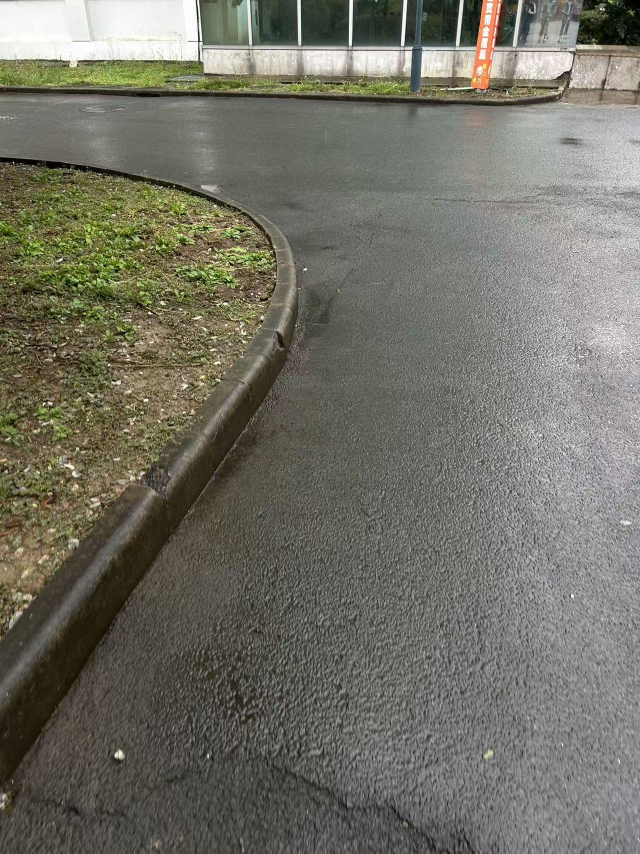
#> input picture Test_image/02ccf5dbb6d84de562b3238c91630523.jpg, 1280 x 1707 px (shown at 1/2 size)
$ python prelabel_reflection.py --photos ../../Test_image --out out
#> lines starting #> are read from the running program, lines starting #| are printed output that depends on the picture; after the words box and inside, x2 and y2 are one past the last pixel; in counts of white or black regions, pixels touching at a corner belong together
### model/waterwatch/demo_watch.py
"""Folder-watching demo pipeline: photos in -> ONNX inference -> marked regions -> judgment.

Scans an inbox folder (one-shot or watch mode), runs the ponding ONNX model through
the same runner the web backend uses, draws numbered boxes around each suspected
water patch (the "planned regions"), applies transparent three-level judgment
rules, and writes a standalone HTML gallery plus JSON report into a timestamped
outbox folder. Judgments are leads for manual review, never water-depth or
safety conclusions.
"""

from __future__ import annotations

import argparse
import json
import shutil
import subprocess
import sys
import time
import webbrowser
from datetime import datetime
from pathlib import Path

import cv2
import numpy as np

DEFAULT_MODEL_DIR = Path("artifacts/onnx")
DEFAULT_PYTHON = Path("D:/anaconda/envs/waterseg/python.exe")
DEFAULT_RUNNER = Path(__file__).resolve().parents[2] / "Web/backend/scripts/run_water_onnx.py"
SUPPORTED = {".jpg", ".jpeg", ".png", ".bmp", ".webp"}
INTERPRETATION = "判断依据为像素占比与连通斑块数的阈值规则；疑似区域是待人工核查线索，占比不是面积，也不是水深、水位或堤防安全结论。"


# [6 lines left out: function imread_unicode, not called in this run]


def imwrite_unicode(path: Path, image: np.ndarray) -> None:
    ok, encoded = cv2.imencode(".png", image)
    if not ok:
        raise ValueError(f"无法编码 PNG：{path}")
    path.write_bytes(encoded.tobytes())

LEVELS = {
    "high": ("疑似积水较多 · 建议现场核查", "#c0290f"),
    "mid": ("少量疑似 · 建议复核照片", "#c98514"),
    "low": ("未见明显疑似", "#2c7a3d"),
}


# [103 lines left out: functions judge, draw_boxes, run_runner, html_report, not called in this run]


def heuristic_reflection_mask(rgb: np.ndarray, threshold: float, min_pixels: int) -> tuple[np.ndarray, int]:
    """Classical bright/low-saturation/smooth reflection cue; a heuristic, not a model.

    Same cue as waterwatch.features reflection_cue. Catches sky-reflecting water
    but also fires on sky and pale smooth surfaces; always show alongside the
    model verdict and never call it a detection.
    """
    hsv = cv2.cvtColor(rgb, cv2.COLOR_RGB2HSV).astype(np.float32)
    gray = cv2.cvtColor(rgb, cv2.COLOR_RGB2GRAY).astype(np.float32) / 255.0
    mean = cv2.GaussianBlur(gray, (7, 7), 0)
    square_mean = cv2.GaussianBlur(gray * gray, (7, 7), 0)
    texture = np.sqrt(np.maximum(square_mean - mean * mean, 0))
    saturation = hsv[:, :, 1] / 255.0
    brightness = hsv[:, :, 2] / 255.0
    cue = brightness * (1.0 - saturation) * np.exp(-10.0 * texture)
    mask = (cue > threshold).astype(np.uint8)
    kernel = np.ones((3, 3), np.uint8)
    mask = cv2.morphologyEx(mask, cv2.MORPH_OPEN, kernel)
    count, labels, stats, _ = cv2.connectedComponentsWithStats(mask, connectivity=8)
    kept = 0
    for index in range(1, count):
        if stats[index, cv2.CC_STAT_AREA] >= min_pixels:
            kept += 1
        else:
            mask[labels == index] = 0
    return mask * 255, kept


# [127 lines left out: functions draw_heuristic, process_batch, scan, main, not called in this run]


# [2 lines that do not run on import are left out]

### model/waterwatch/prelabel_reflection.py
"""Pre-annotate local ponding photos as labelme polygons from the reflection cue.

Generates one labelme JSON per photo (label "water") from the classical
bright/low-saturation/smooth cue, so labellers only need to fix, add and delete
polygons in labelme instead of drawing from scratch. Also writes a preview PNG
per photo. Pre-annotations are deliberately generous (low threshold): deleting a
wrong polygon is faster than drawing a missed one.

Workflow:
    python -m waterwatch.prelabel_reflection --photos data/local_raw --out data/local_labelme
    # open data/local_labelme in labelme, fix polygons, keep label "water"
    python -m waterwatch.mask-from-labelme ... (per file, task shoreline)  -> masks/
"""

from __future__ import annotations

import argparse
import json
from datetime import datetime, timezone
from pathlib import Path

import cv2
import numpy as np

from .demo_watch import imread_unicode, imwrite_unicode, heuristic_reflection_mask

SUPPORTED = {".jpg", ".jpeg", ".png", ".bmp", ".webp"}
LABEL = "water"


def mask_to_polygons(mask: np.ndarray, min_area: int = 300, epsilon_ratio: float = 0.003) -> list[list[list[float]]]:
    contours, _ = cv2.findContours(mask, cv2.RETR_EXTERNAL, cv2.CHAIN_APPROX_SIMPLE)
    polygons = []
    for contour in contours:
        if cv2.contourArea(contour) < min_area:
            continue
        epsilon = epsilon_ratio * cv2.arcLength(contour, True)
        approx = cv2.approxPolyDP(contour, epsilon, True)
        if len(approx) < 3:
            continue
        polygons.append([[round(float(point[0][0]), 1), round(float(point[0][1]), 1)] for point in approx])
    return polygons


def labelme_document(name: str, width: int, height: int, polygons: list[list[list[float]]]) -> dict:
    return {
        "version": "5.3.1",
        "flags": {},
        "shapes": [{"label": LABEL, "points": polygon, "group_id": None,
                    "shape_type": "polygon", "flags": {}} for polygon in polygons],
        "imagePath": name,
        "imageData": None,
        "imageHeight": height,
        "imageWidth": width,
    }


def main() -> None:
    parser = argparse.ArgumentParser(description=__doc__)
    parser.add_argument("--photos", type=Path, required=True, help="folder of photos to pre-annotate")
    parser.add_argument("--out", type=Path, required=True, help="output folder for labelme JSONs and previews")
    parser.add_argument("--threshold", type=float, default=0.5, help="deliberately low to over-propose regions")
    parser.add_argument("--min-pixels", type=int, default=150)
    parser.add_argument("--min-area", type=int, default=300, help="minimum polygon area in pixels")
    args = parser.parse_args()
    photos = args.photos.resolve()
    out = args.out.resolve()
    out.mkdir(parents=True, exist_ok=True)
    (out / "previews").mkdir(exist_ok=True)
    paths = sorted(p for p in photos.iterdir() if p.suffix.lower() in SUPPORTED)
    if not paths:
        raise SystemExit(f"{photos} 中没有可识别的照片")
    summary = []
    for path in paths:
        data = np.fromfile(str(path), dtype=np.uint8)
        image = cv2.imdecode(data, cv2.IMREAD_COLOR)
#> image is the input picture: shape (1707, 1280, 3); mean B, G, R 101.6, 112.8, 114.1
        if image is None:
            raise ValueError(f"无法解码：{path.name}")
        height, width = image.shape[:2]
        rgb = cv2.cvtColor(image, cv2.COLOR_BGR2RGB)
        mask, patches = heuristic_reflection_mask(rgb, args.threshold, args.min_pixels)
#> in heuristic_reflection_mask, `hsv = cv2.cvtColor(rgb, cv2.COLOR_RGB2HSV).astype(np.float32)`:
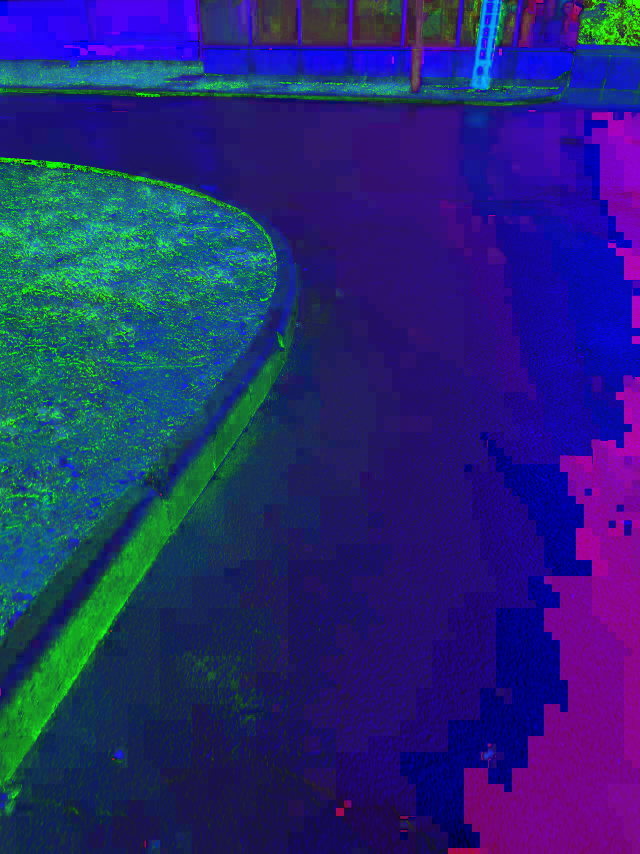
#> hsv: shape (1707, 1280, 3) float32 (shown at 1/2 size); mean R, G, B 37.3, 39.5, 115.5
#> in heuristic_reflection_mask, `square_mean = cv2.GaussianBlur(gray * gray, (7, 7), 0)`:
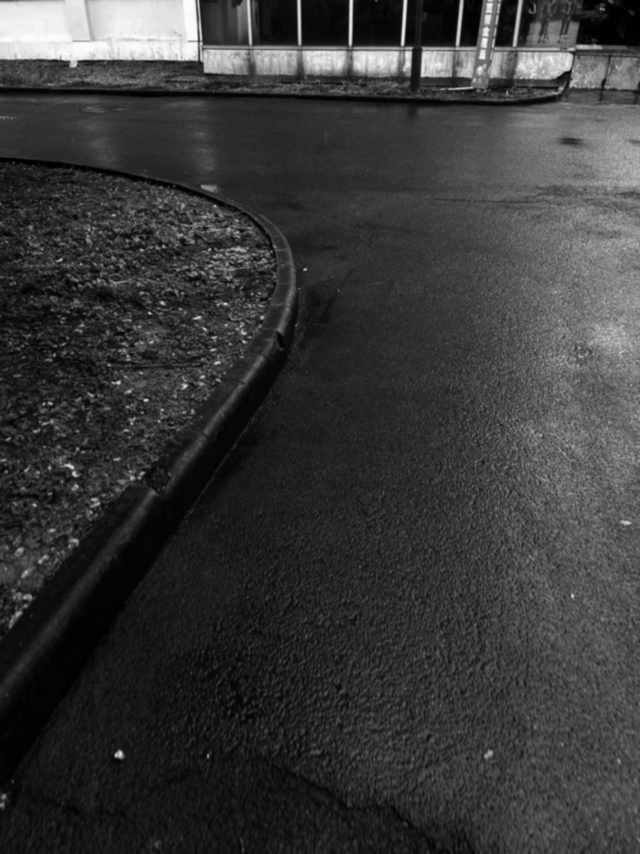
#> square_mean: shape (1707, 1280) float32 (shown at 1/2 size); min 3.84e-05, max 0.998, mean 0.226
#> in heuristic_reflection_mask, `saturation = hsv[:, :, 1] / 255.0`:
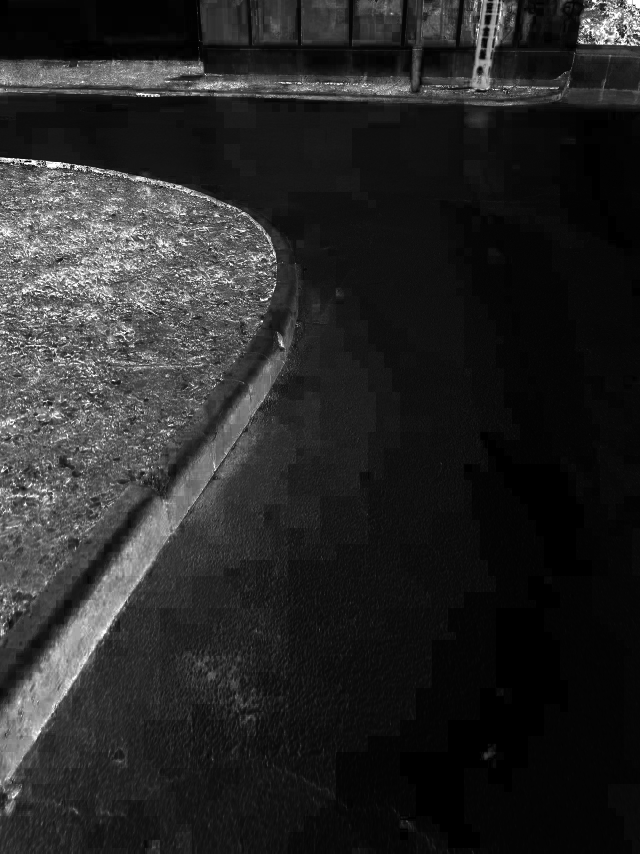
#> saturation: shape (1707, 1280) float32 (shown at 1/2 size); min 0, max 1, mean 0.155
#> in heuristic_reflection_mask, `cue = brightness * (1.0 - saturation) * np.exp(-10.0 * texture)`:
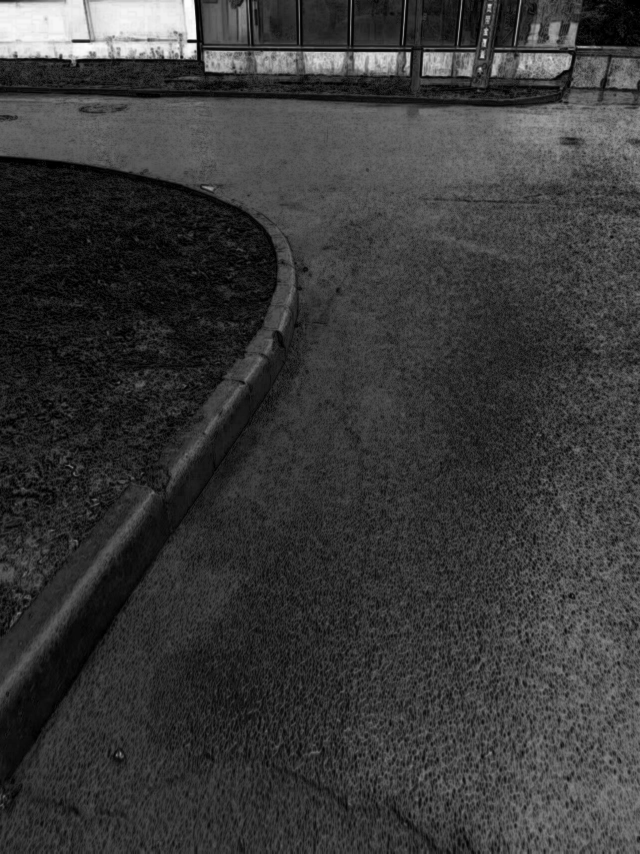
#> cue: shape (1707, 1280) float32 (shown at 1/2 size); min 0, max 0.996, mean 0.223
#> in heuristic_reflection_mask, `count, labels, stats, _ = cv2.connectedComponentsWithStats(mask, conne..`:
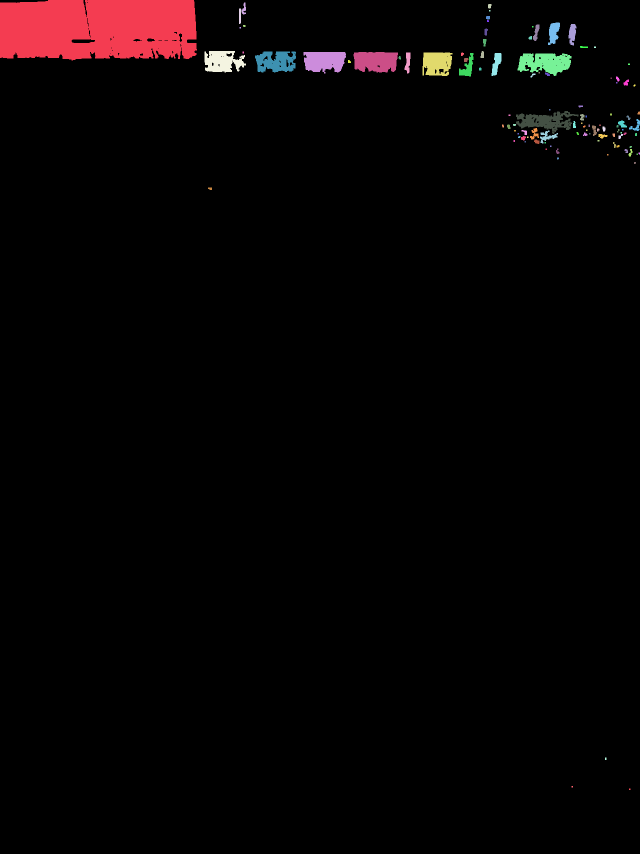
#> labels: shape (1707, 1280) int32 (shown at 1/2 size); 109 distinct labels, from 0 to 108; one colour per label, 0 black
#> in heuristic_reflection_mask, `count, labels, stats, _ = cv2.connectedComponentsWithStats(mask, conne..`: count = 109; stats = 109 rows, first 6: [0, 0, 1280, 1707, 2114869], [0, 0, 394, 121, 43762], [484, 5, 8, 24, 118], [976, 8, 7, 9, 55], [478, 17, 5, 31, 128], [978, 20, 3, 3, 9]
#> after the loop in heuristic_reflection_mask, `for index in range(1, count):`:
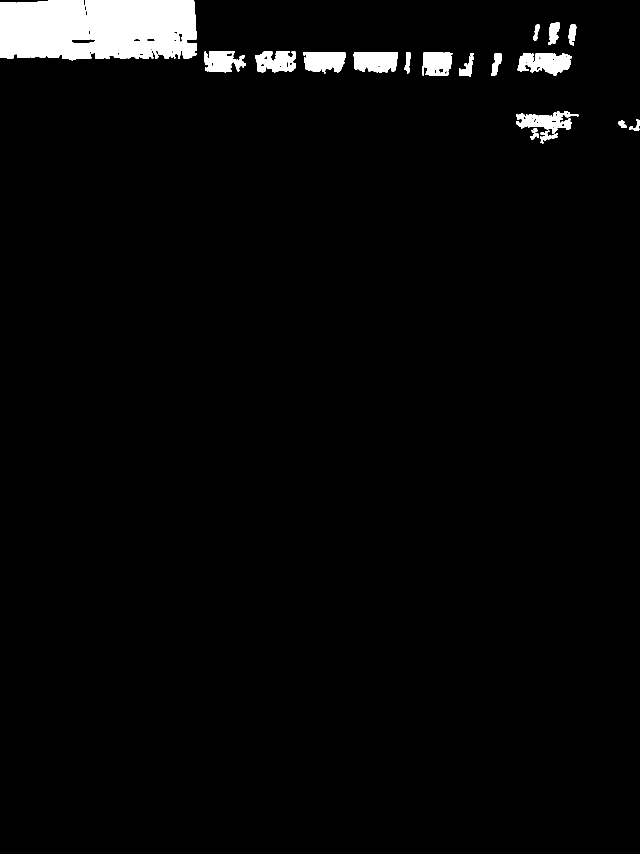
#> mask: shape (1707, 1280) (shown at 1/2 size); values 0 (black) and 1 (white), 3.1% white; 18 white regions, largest, box (x1, y1, x2, y2) and area: (0, 0, 394, 121) 43762, (1035, 107, 1143, 152) 3365, (707, 104, 796, 145) 3157
#> after the loop in heuristic_reflection_mask, `for index in range(1, count):`: kept = 18
#> mask: shape (1707, 1280); 3.1% white; 18 white regions
#> patches = 18
        polygons = mask_to_polygons(mask, min_area=args.min_area)
#> in mask_to_polygons, `contours, _ = cv2.findContours(mask, cv2.RETR_EXTERNAL, cv2.CHAIN_APPR..`: contours = 18 contours; largest, box (x1, y1, x2, y2) and area: (0, 0, 394, 121) 43729, (1035, 107, 1143, 152) 3255, (707, 104, 796, 145) 3038, (607, 104, 692, 147) 2798, (1032, 222, 1157, 268) 2579
#> the loop in mask_to_polygons, `for contour in contours:` made 18 passes
#> epsilon on passes 5, 6, 7, 8, 9, 11, 12, 13: 1.63, 1.19, 0.363, 0.495, 0.825, 0.845, 0.859, 1.04
#> after the loop in mask_to_polygons, `for contour in contours:`: polygons = 12 items
#> polygons = 12 items
        document = labelme_document(path.name, width, height, polygons)
#> document = 7 items
        (out / (path.stem + ".json")).write_text(
            json.dumps(document, ensure_ascii=False, indent=2), encoding="utf-8")
        preview = image.copy()
        cv2.drawContours(preview, [np.array(polygon, dtype=np.int32) for polygon in polygons], -1, (0, 140, 255), 3)
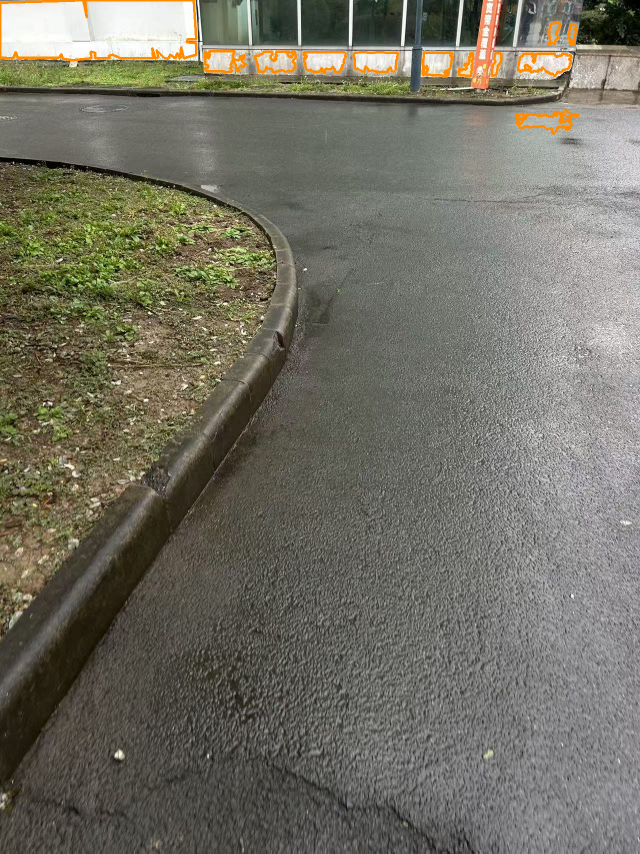
#> preview: shape (1707, 1280, 3) (shown at 1/2 size); 0.84% of pixels changed, all inside (x1, y1, x2, y2) = (0, 0, 1159, 270)
        imwrite_unicode(out / "previews" / f"{path.stem}__preview.png", preview)
        summary.append({"name": path.name, "polygons": len(polygons), "cue_pixels": float((mask > 0).mean())})
        print(f"{path.name}: {len(polygons)} 个预标注多边形", flush=True)
#| 02ccf5dbb6d84de562b3238c91630523.jpg: 12 个预标注多边形
#> pass 2 of the loop in main, `for path in paths:`:
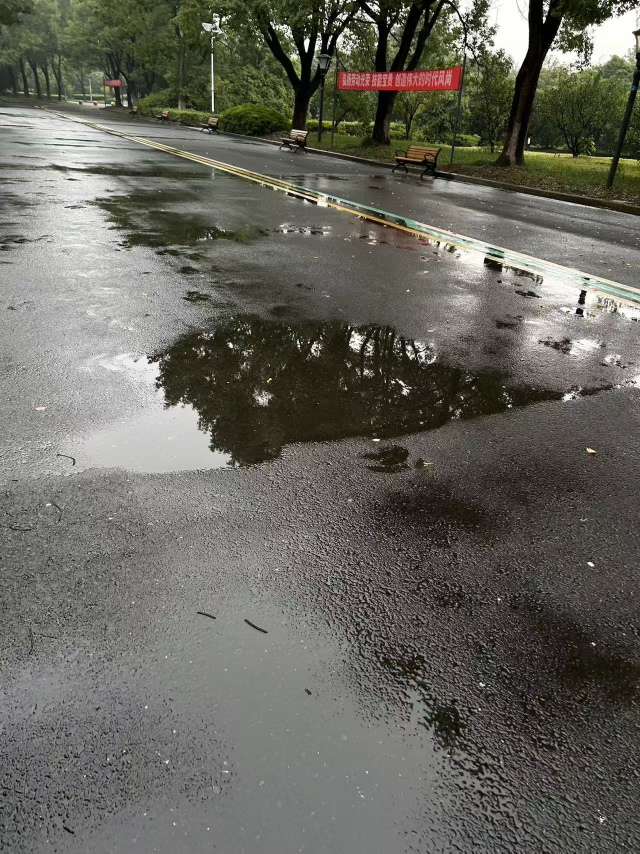
#> input picture Test_image/178eea2b2f2e74aeacb2a8c2220df969.jpg, 1280 x 1707 px (shown at 1/2 size)
#> in main, image is the input picture: shape (1707, 1280, 3); mean B, G, R 94.1, 102, 102.8
#> count = 263; stats = 263 rows, first 6: [0, 0, 1280, 1707, 2105238], [920, 0, 24, 26, 379], [984, 0, 71, 133, 6055], [1036, 0, 20, 33, 388], [976, 17, 18, 35, 433], [1178, 21, 95, 107, 6011]
#> after the loop in heuristic_reflection_mask (call 2), `for index in range(1, count):`:
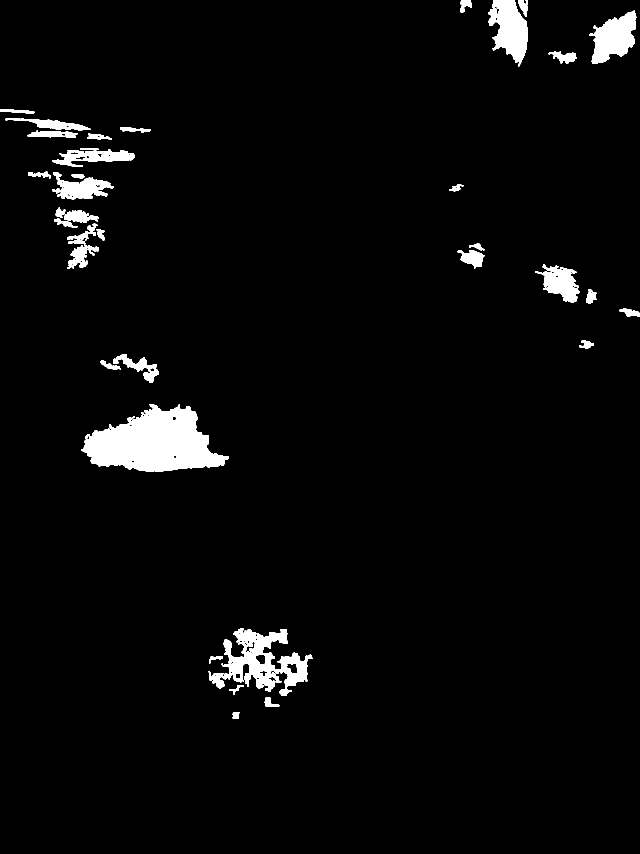
#> mask: shape (1707, 1280) (shown at 1/2 size); values 0 (black) and 1 (white), 3.4% white; 39 white regions, largest, box (x1, y1, x2, y2) and area: (162, 808, 457, 944) 24614, (417, 1257, 625, 1384) 10804, (984, 0, 1055, 133) 6055
#> after the loop in heuristic_reflection_mask (call 2), `for index in range(1, count):`: kept = 39
#> contours = 39 contours; largest, box (x1, y1, x2, y2) and area: (162, 808, 457, 944) 24270, (417, 1257, 625, 1384) 11036, (984, 0, 1055, 133) 5862, (1178, 21, 1273, 128) 5825, (1070, 529, 1159, 606) 3346
#> the loop in mask_to_polygons (call 2), `for contour in contours:` made 39 passes
#> epsilon on passes 7, 8, 10, 12: 4.86, 3.01, 1.07, 0.318
#> in main, `polygons = mask_to_polygons(mask, min_area=args.min_area)`: polygons = 22 items
#> in main, `cv2.drawContours(preview, [np.array(polygon, dtype=np.int32) for polyg..`:
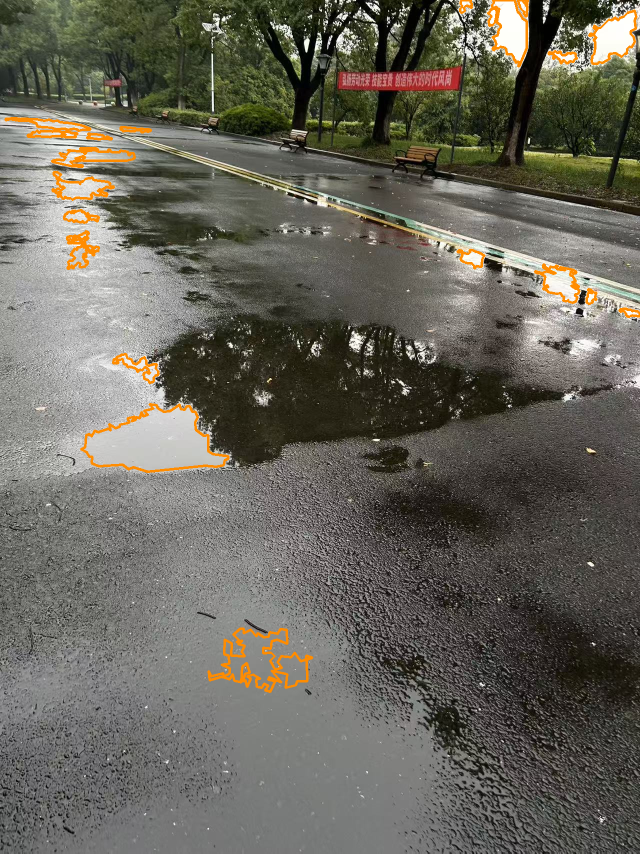
#> preview: shape (1707, 1280, 3) (shown at 1/2 size); 1.51% of pixels changed, all inside (x1, y1, x2, y2) = (9, 0, 1280, 1386)
#| 178eea2b2f2e74aeacb2a8c2220df969.jpg: 22 个预标注多边形
    report = {"generated_at": datetime.now(timezone.utc).isoformat(), "photos": len(paths),
              "note": "预标注来自启发式反光线索，只是起点；请在 labelme 中修正、补充、删除，保留 label=water。",
              "files": summary}
    (out / "prelabel_report.json").write_text(json.dumps(report, ensure_ascii=False, indent=2) + "\n", encoding="utf-8")
    print(f"完成：{len(paths)} 张 -> {out}（预览在 {out / 'previews'}）")


if __name__ == "__main__":
    main()
